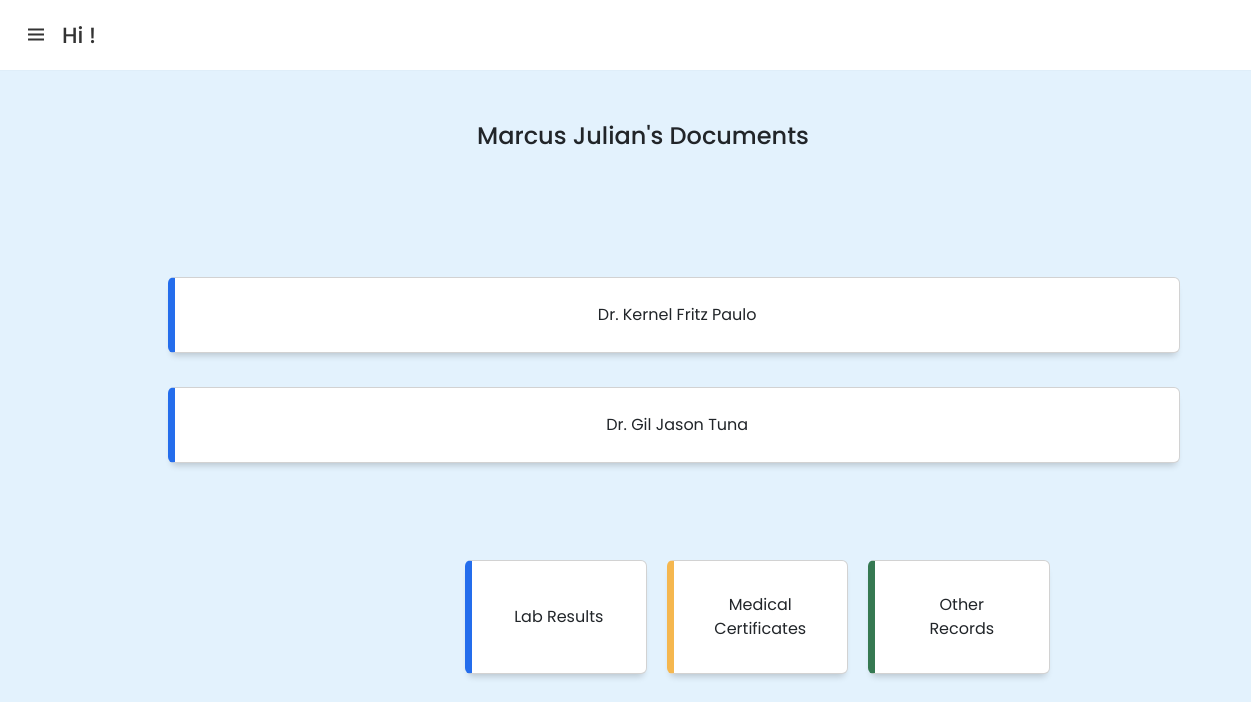
Page /documentsCenter.php?acct_id=2 on the committed database.
### tables this page shows
CREATE TABLE `account` (
  `acct_id` int(11) NOT NULL,
  `last_name` varchar(100) NOT NULL,
  `first_name` varchar(100) NOT NULL,
  `username` varchar(50) NOT NULL,
  `password` varchar(50) NOT NULL,
  `email` varchar(100) NOT NULL,
  `status` enum('0','1') NOT NULL,
  `type` enum('0','1') NOT NULL,
  `avatar` varchar(100) DEFAULT 'icon.png'
);

### documentsCenter.php (the view, shortened to what this page needs)
<?php
	include ('side.php');
	if(isset($_GET['acct_id']))
	{
		$id = $_GET['acct_id'];
		$select_query="Select * from `account` WHERE acct_id = $id";
		$result=mysqli_query($con,$select_query);
	   while ($row=mysqli_fetch_assoc($result))
		   {
		 	$id=$row['acct_id'];
			$firstname=$row['first_name'];
		 }
	}
?>
<!DOCTYPE html>
<html>
<head>
	<link rel="stylesheet" type="text/css" href="./css/dropdown.css">
	<link rel="stylesheet" type="text/css" href="css/recordsCenter.css">
  <link rel="stylesheet" href="./css/sidebars.css">
     <link href="https://cdn.jsdelivr.net/npm/bootstrap@5.2.2/dist/css/bootstrap.min.css" rel="stylesheet">
     <link rel="stylesheet" href="./css/sidebars.css">
  <link
      href="https://unpkg.com/boxicons@2.1.2/css/boxicons.min.css"
      rel="stylesheet">
</head>
<body style="margin-left: 65px;">
<div class="doc-container">
	<div class="nav">
		<h4><?php echo "$firstname"; ?>'s Documents</h4>
	</div>
<div class="folder-container">
        <?php
          $select_query="Select * from `account`, `prescription` WHERE pres_pat_id = $id AND acct_id = pres_doc_id GROUP BY pres_doc_id";
          $result=mysqli_query($con,$select_query);
           if($result){
             while ($row=mysqli_fetch_assoc($result)){
              $firstname=$row['first_name'];
              $lastname= $row['last_name'];
              ?>
             <a href='documentsWatcher.php?passer_id=<?php echo $row['acct_id']?>' class='waves-effect waves-light btn'><div class='card'>
              <?php echo " Dr. $firstname $lastname </div></a> <br>";
              }
              }
          ?>
</div>
<div class="main-cards">
<?php
echo "
  <div class='card'><a href='recordsLab.php?acct_id=$user_id' class='waves-effect waves-light btn'> Lab Results </a></div>
  <div class='card'><a href='recordsMedCert.php?acct_id=$user_id' class='waves-effect waves-light btn'> Medical Certificates </a></div>
  <div class='card'><a href='recordsOthers.php?acct_id=$user_id' class='waves-effect waves-light btn'> Other Records </a></div>
";
?>
</div>
 	</div>
</body>
</html>

### css/sidebars.css (style rules this page uses)
* { margin: 0; padding: 0; box-sizing: border-box; font-family: "Poppins", sans-serif; }
body { min-height: 100%; background: #e3f2fd; }

### css/recordsCenter.css (style rules this page uses)
body { background-color: #f3f5f9; }
.nav { padding: 30px; display: flex; justify-content: center; align-content: center; height: 80px; margin-top: 100px; }
.main-cards { display: grid; grid-template-columns: 1fr 1fr 1fr 1fr; gap: 20px; margin-left: 400px; position: relative; }
.card { display: flex; flex-direction: column; justify-content: space-around; padding: 25px; background-color: #ffffff; box-sizing: border-box; border: 1px solid #d2d2d3; border-radius: 5px; box-shadow: 0 6px 7px -4px rgba(0, 0, 0, 0.2); }
.card:first-child { border-left: 7px solid #246dec; }
.card:nth-child(2) { border-left: 7px solid #f5b74f; }
.card:nth-child(3) { border-left: 7px solid #367952; }
.folder-container { display: inline-block; margin: 80px }
.folder-container a { margin: 10px; width: 83vw; }

### css/dropdown.css (style rules this page uses)
body { background-color: #f3f5f9; }

### rows in the picture
account: first_name "Marcus Julian"
account: first_name "Kernel Fritz", last_name "Paulo"
account: first_name "Gil Jason", last_name "Tuna"
